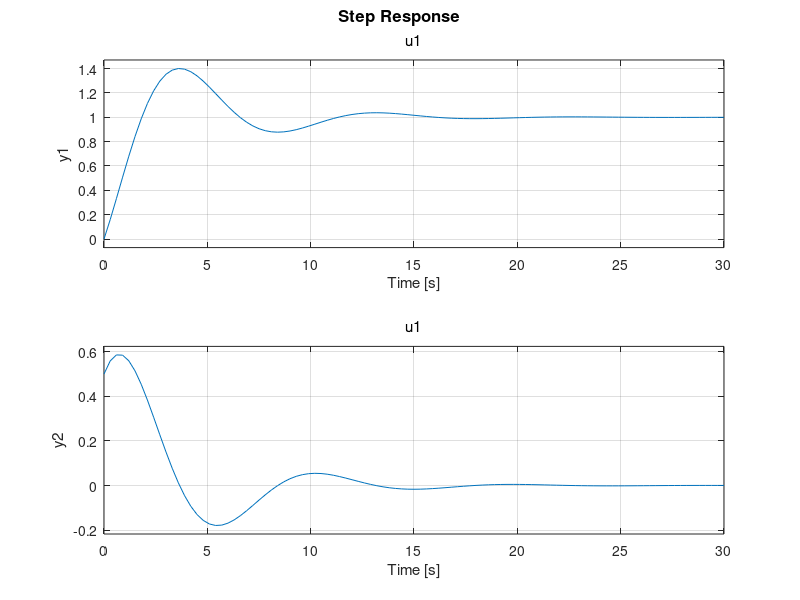

MATLAB code to generate this figure:
%
% mass spring damper - with displacement input
% using the Control Systems Toolbox
%

clear variables
close all
clc

m=100
k=50
c=50

% A=[0, 1;-k/m, -c/m];
% B=[c/m;k/m];
% C=[1,0;0,1];
% D=[0;c/m];

A=[0, 1;-k/m, -c/m];
B=[c/m;-(c/m)^2+k/m];
C=[1,0;0,1];
D=[0;c/m];

sys=ss(A,B,C,D)

step(sys)
